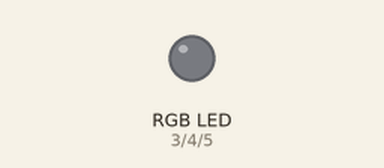
Simulated run of this sketch. Board: Arduino Uno, built with avr-gcc and run on an emulated ATmega328P. Shown: an RGB LED mixed from three pins (HIGH = lit).

Above: at 0.5 s.
At 4.0 s:
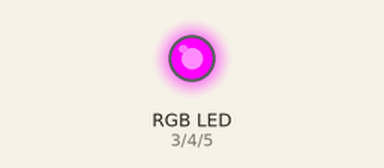
At 6.0 s:
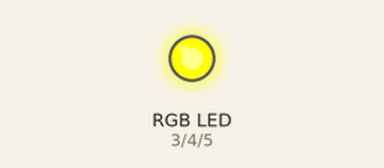
At 8.0 s:
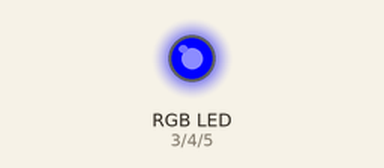
At 12.0 s:
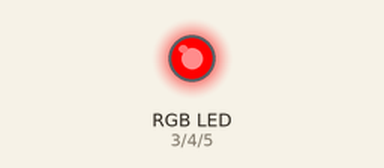
At 17.0 s:
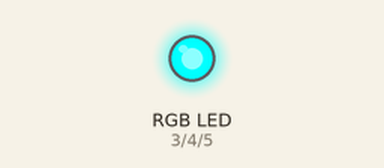
Timing chart, 0 to 19.5 s (numbered marks = the images above):
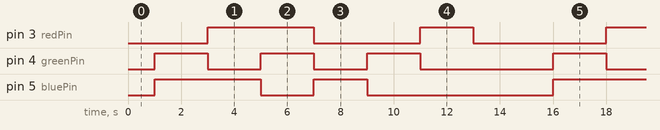

The sketch:

RGB_LED.ino
```cpp
// (licence header left out)
//////////////////////////////////////////////////
// File Name: RGB_LED.ino
// File Description: Basic Interface of RGB LED
// Author: Priyankar
// Date: March 05, 2021
//////////////////////////////////////////////////

const int redPin = 3;
const int greenPin = 4;
const int bluePin = 5;

void setup()
{
  pinMode(redPin,OUTPUT);
  pinMode(greenPin,OUTPUT);
  pinMode(bluePin,OUTPUT);
}

void loop()
{
  delay(1000);
  primaryColors(1,0,0); // Red
  delay(2000);
  primaryColors(0,1,0); // Green
  delay(2000);
  primaryColors(0,0,1); // Blue
  delay(2000);
  primaryColors(1,1,0); // Yellow
  delay(2000);
  primaryColors(1,0,1); // Magenta
  delay(2000);
  primaryColors(0,1,1); // Cyan
  delay(2000);
  primaryColors(1,1,1); // White
  delay(2000);

}
void primaryColors(int redValue, int greenValue, int blueValue)
{
  digitalWrite(redPin, !redValue);
  digitalWrite(greenPin, !greenValue);
  digitalWrite(bluePin, !blueValue);
}
```

Measured:
- by itself, pin 3 (redPin): repeats every 15.0 s: LOW 4.0 s, HIGH 2.0 s, LOW 5.0 s, HIGH 4.0 s
- by itself, pin 4 (greenPin): repeats every 15.0 s: 2 × (LOW 2.0 s, HIGH 2.0 s), LOW 5.0 s, HIGH 2.0 s
- by itself, pin 5 (bluePin): repeats every 15.0 s: LOW 2.0 s, HIGH 2.0 s, LOW 7.0 s, HIGH 4.0 s
